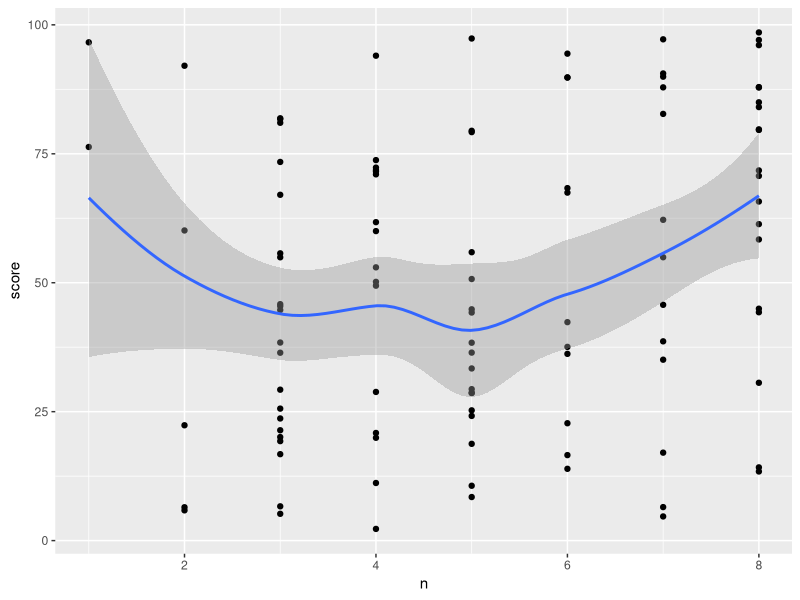

R code for this plot:
## ---- chunk 1
knitr::opts_chunk$set(echo = FALSE)
## ---- chunk 2
N <- 100

act <- tibble::tibble(

    id = sample(1L:100L, N * 15, replace = TRUE),
    activity = sample(c("case management", "education", 
                        "employment"), N * 15, replace = TRUE),
    date = sample(seq(as.Date('2015-01-01'), 
                            as.Date('2019-12-01'), by="day"), N * 15)

)

act

## ---- chunk 3

test <- tibble::tibble(
    id = sample(1L:100L, N * 2, replace = TRUE),
    test = sample(c("TABE", "GED"), N * 2, replace = TRUE),
    test_date = sample(seq(as.Date('2015-01-01'), 
                            as.Date('2019-12-01'), by="day"), N * 2),
    score = runif(N * 2, 1, 100)
)

test

## ---- chunk 4

outcomes <- tibble::tibble(
    id = sample(1L:100L, N / 2, replace = TRUE),
    outcome_date = sample(seq(as.Date('2015-01-01'), 
                            as.Date('2019-12-01'), by="day"), N / 2),
    outcome = sample(c("education", "employment"), N / 2, replace = TRUE)
)

outcomes 

## ---- chunk 5

library(tidyverse)

test_cm <- act %>%
    filter(activity == "case management") %>%
    count(id) %>%
    inner_join(test, by = "id") %>%
    filter(test == "GED")

test_cm
## ---- chunk 6

test_cm %>%
    ggplot(aes(n, score)) +
        geom_point() +
        geom_smooth()

## ---- chunk 7

cm_model <- lm(score ~ n, data = test_cm)

summary(cm_model)

